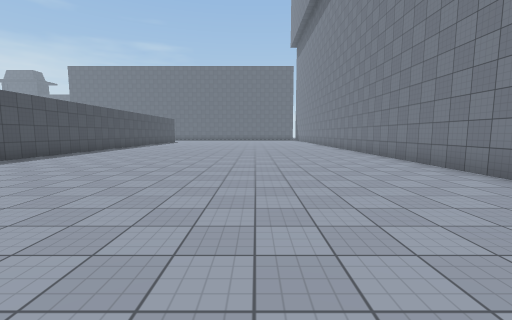
View 1 (above)

24 first-person views from a walk through a scene from a Unity 3-D project. The camera is 1.5 m above the floor, tilts 6° down and sees 90° across. The floor is counted in squares, 2 m on a side. Each view is taken from the middle of a square. On the plan, view 1 faces up. The plan holds only what a view shows up to about 9 squares ahead; the rest is blank. The place goes on beyond the plan. The player character is not drawn. Surface patterns are stand-ins for the level's own textures.

View 2
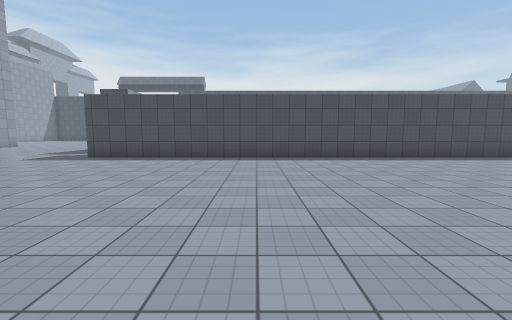

View 3
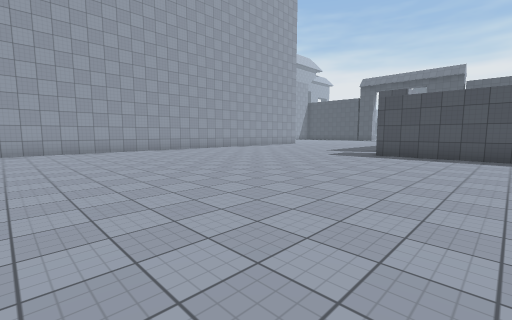

View 4
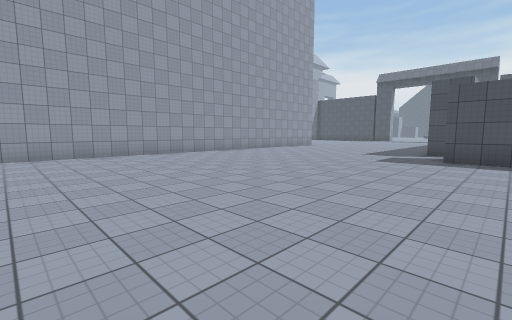

View 5
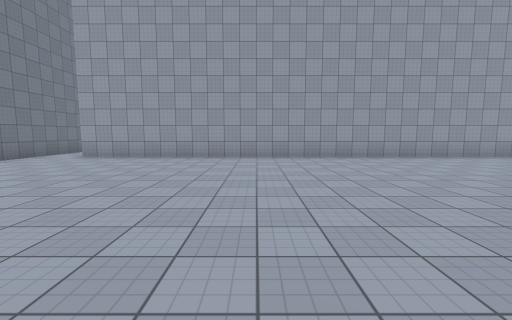

View 6
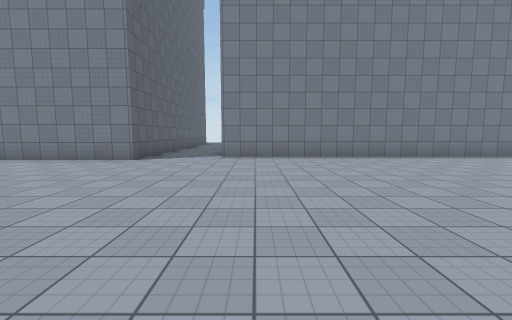

View 7
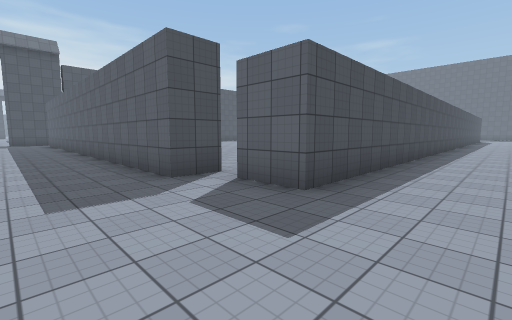

View 8
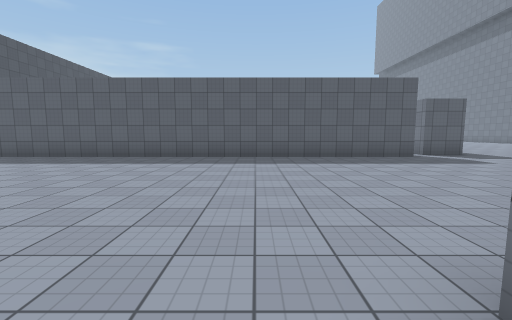

View 9
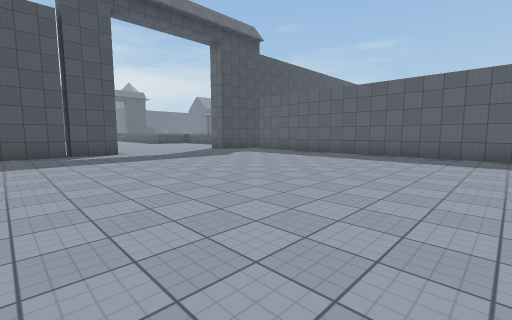

View 10
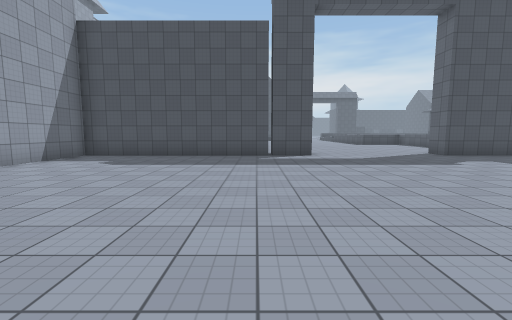

View 11
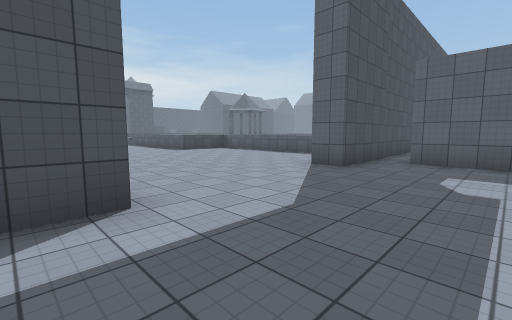

View 12
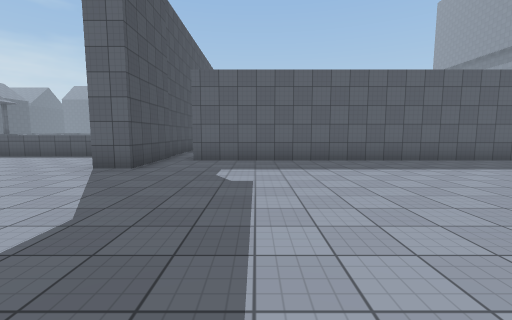

View 13
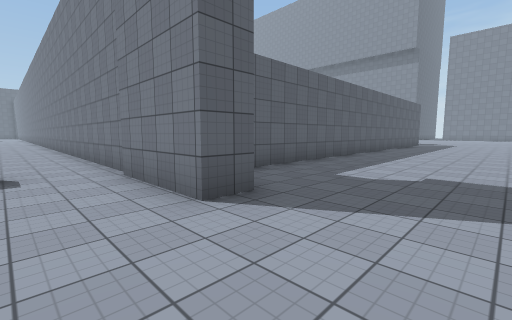

View 14
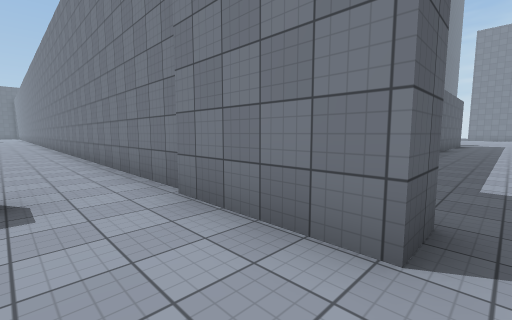

View 15
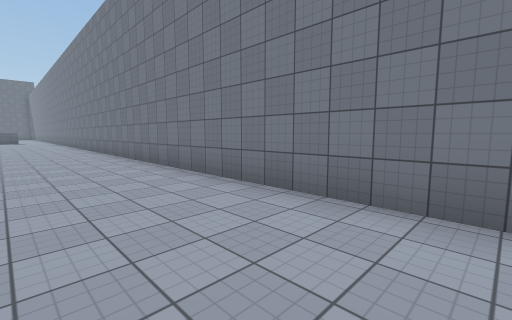

View 16
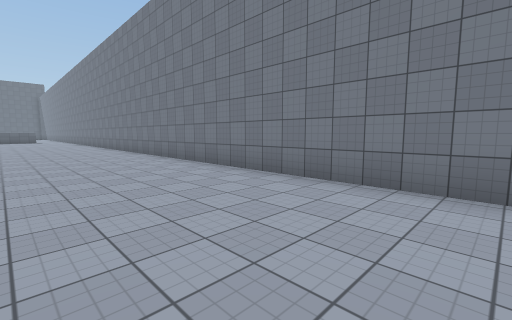

View 17
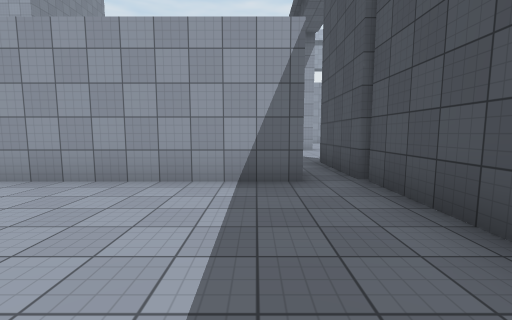

View 18
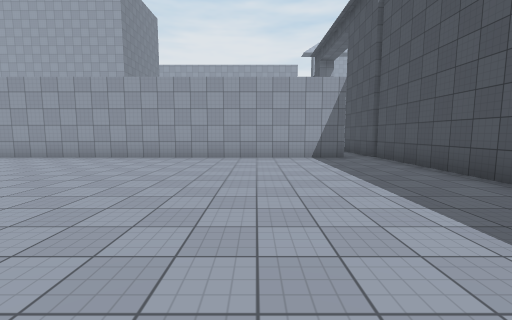

View 19
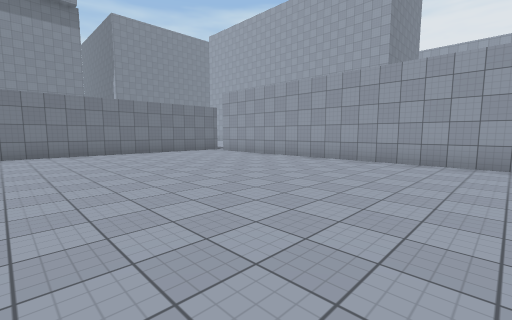

View 20
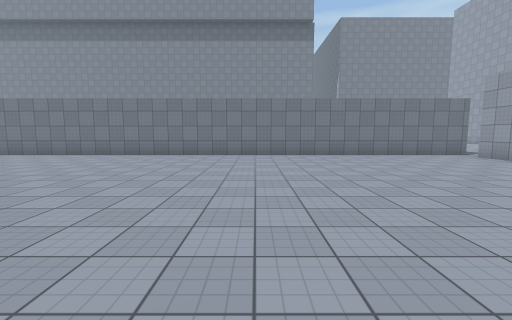

View 21
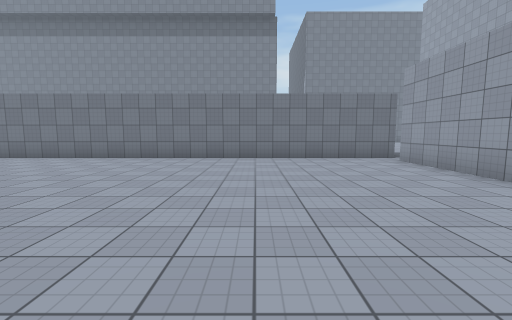

View 22
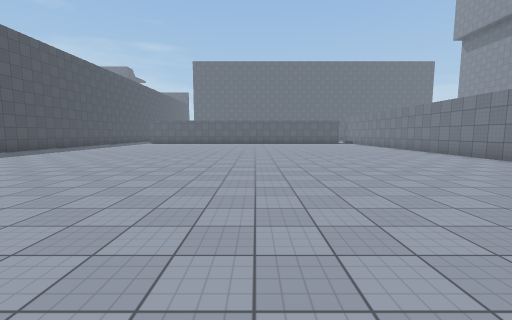

View 23
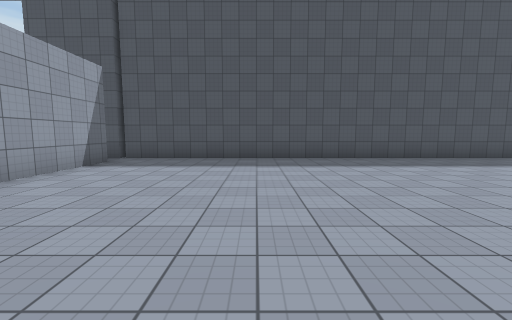

View 24
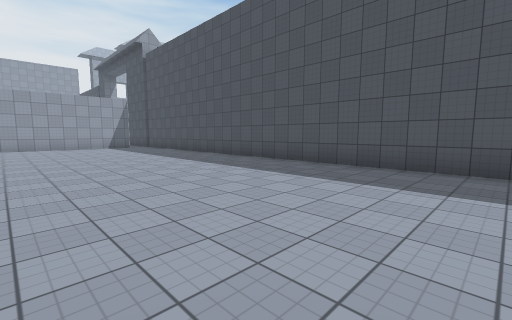

### Floor plan
Points are (right, up) in squares from view 1. A wall is a line through its corners. A room is listed if a view was taken in it or the views show most of it. See-through windows are left out.
Room 1 (views 1, 2, 3, 4, 5, 6, 7, 8, 9, 10, 11, 12, 13, 14, 15, 16)
walls: (-9, -2.9) (-9, -4) (-23.8, -4); (-10.1, -11) (3.5, -11); (-6.9, 10) (-6.9, -3.2) (-8.2, -3.2); (6.1, -0.6) (4.1, -0.6) (4.1, 9.1); (5, -12.1) (5, -2.9); (-24.8, -2.6) (-24.8, -5.6) (-25.3, -5.6) (-25.3, 10.1); (-24.8, -10) (-24.8, -17.5); (-27.3, -2.7) (-29.5, -2.7)
ways out: opening at (-24, -3.5) to room 2
Room 2 (views 17, 18, 19, 20, 21, 22, 23, 24)
walls: (-24.8, 11.1) (-24.8, -2.6); (-23.8, -2.9) (-9, -2.9); (-8.2, -3.2) (-8.2, 11.5)
ways out: opening at (-24, -3.5) to room 1

Where each view was taken, in squares from view 1:
view 1: 0 up, 0 right, facing up
view 2: 2 up, 1 right, facing left
view 3: 0 up, 2 right, facing down-left
view 4: 2 down, 1 right, facing down-left
view 5: 3 down, 2 left, facing down
view 6: 4 down, 3 left, facing right
view 7: 6 down, 5 left, facing up-left
view 8: 12 down, 14 left, facing up
view 9: 13 down, 15 left, facing up-left
view 10: 12 down, 16 left, facing left
view 11: 11 down, 22 left, facing up-left
view 12: 11 down, 22 left, facing up
view 13: 8 down, 27 left, facing up-right
view 14: 6 down, 27 left, facing up-right
view 15: 0 up, 28 left, facing up-right
view 16: 1 down, 29 left, facing up-right
view 17: 1 up, 23 left, facing down
view 18: 5 up, 21 left, facing down
view 19: 4 up, 18 left, facing down-right
view 20: 4 up, 17 left, facing right
view 21: 1 up, 16 left, facing right
view 22: 2 up, 15 left, facing up
view 23: 1 up, 17 left, facing left
view 24: 11 up, 19 left, facing down-left
